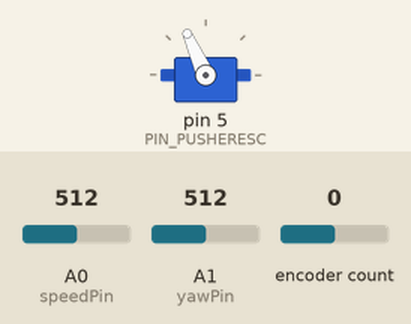
This sketch was run on a simulated Arduino Uno, built with avr-gcc and run on an emulated ATmega328P. Shown: servo. The test bench sets the inputs (shaded band); at power-on: A1 (yawPin) = 512, A0 (speedPin) = 512, encoder count 0. What the sketch prints to the serial monitor is not drawn.

Above: at 1.3 s.
1.4 s: A1 (yawPin) set to 351
At 1.7 s:
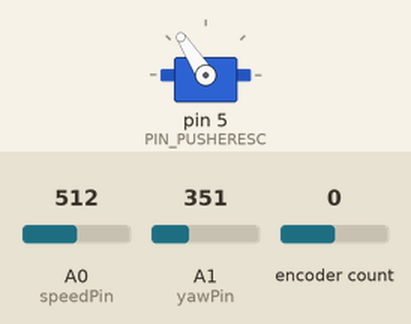
2.9 s: A0 (speedPin) set to 900
At 4.0 s:
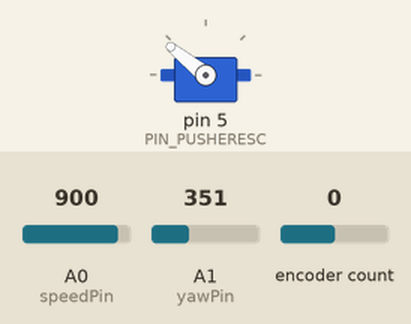
4.4 s: A0 (speedPin) set to 20
At 5.3 s:
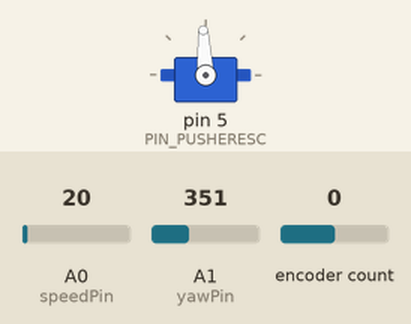
5.9 s: A0 (speedPin) set to 511
At 6.3 s:
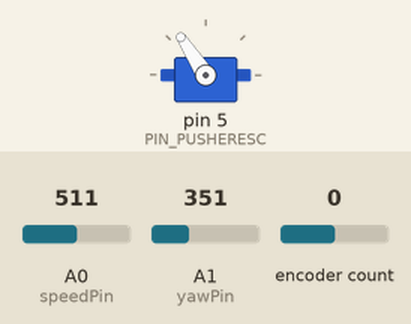
7.4 s: A0 (speedPin) set to 0
At 8.7 s:
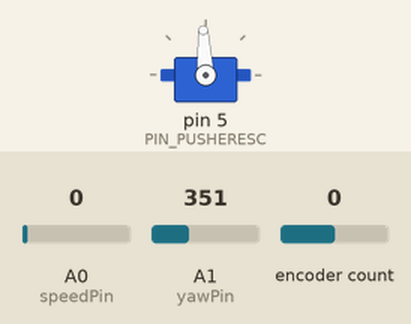
Timing chart, 0 to 9.9 s (numbered marks = the images above; inputs shaded):
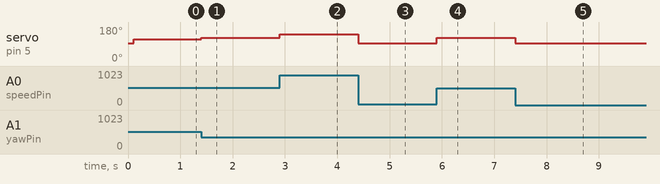

Measured:
- after the input at 1.4 s, servo on pin 5 (PIN_PUSHERESC): 114° → 123° at once
- after the input at 2.9 s, servo on pin 5 (PIN_PUSHERESC): 123° → 141° at once
- after the input at 4.4 s, servo on pin 5 (PIN_PUSHERESC): 141° → 93° at once
- after the input at 5.9 s, servo on pin 5 (PIN_PUSHERESC): 93° → 123° at once
- after the input at 7.4 s, servo on pin 5 (PIN_PUSHERESC): 123° → 93° at once

The sketch:

potent_control_simple.ino
```cpp
//Libraries
#include <Servo.h>
#include <Encoder.h>

/*
 * Fixing up Saad's code. There are many things I would like to change, as I like my previous code more, but that will just be a lot of work.
    I need it to get it functional.
 * will figure out how to make it tidy by using my own header files and function.
 *
 * Core things to have is a reliable communication system, will need to remove all the redundant signals.
 *
 * Just finished writing the encoder code that would allow us to measure position and speed. (relative to the starting position of course)
 * We need to mechanically home it before starting. Add that at setup.
 *
 * Also change the comm signals by adding a 20 character requirement for the buffer before reading it. Removed the flush.
 * Remember to add timer to the controller side. lets have it send signals every 50ms.
 *
 *
 */

#define debug 0


int min_angle = 0;
int max_angle = 180;
int mid_angle = 90;
int min_range = 0;
int max_range = 9;
int mid_range = 4;
float maxAttacAngle=40;

int speedVal = 0;
int yawVal = -1;

//Communication


int power = 0;          //Stores power value from controller

//Motor

float motor_Pwm = 0;


//Turn Differential
int turnVal = 5;        //Stores commmand value for control left and right. values 1-4 are left, 5 is straight, 6-9 are right


//Motor control through ESC Driver
#define PIN_PUSHERESC       5     // PIN to control ESC, normally the white wire from ESC
Servo   pusherESC;
/*///////////////////////////////////////////////////////////////////////////////////////////////////////
 * The following are the setting for the ESC used, for other ESC, just chnage setting according to
 * ESC Spec
 *///////////////////////////////////////////////////////////////////////////////////////////////////////
#define THROTTLE_MIN        1500
#define THROTTLE_MAX        2000
#define THROTTLE_BAKE       1000
// End of ESC setting ///////////////////////////////////////////////////////////////////////////////////


//Relative Encoder Main Motor

#define ENCA 3 // YELLOW
#define ENCB 4 // WHITE
volatile long int pos_Main = 0;
const long int ticRatioMainMotor=6255; //Number of tic per revolution of the main motor.
                                       //Implemnted to use the relative encoder as an absolute encoder temporarily.


//////////////////////////////////////////// Yaw turn variables /////////////////////////////////////////////////////////

const int encoder_resolution = 4;
const int gearbox = 12;
const int cpt = 500;

Encoder fish_enc(ENCA, ENCB);

long count_per_revolution; // this variable keeps tarck of how much is one revolution

//For the yaw turning
float q1 = 90; //0.25 of count
float q2 = 145; //0.4
float q3 = 270;//0.75
float q4 = 325; // 0.9
float enc_pos = 0;
int userCommand = 0;

/////////////////////////////////////////// End of Yaw Turn variables //////////////////////////////////////////////////

#define speedPin A0
#define yawPin A1

void getData()     // data update from controller
{

    speedVal = analogRead(speedPin);
    yawVal = analogRead(yawPin);
    speedVal = map(speedVal, 0, 1023,0,9);
    yawVal = map(yawVal, 0, 1023,-4,4);

    Serial.println((String)"Speed: " + speedVal + " Yaw: " + yawVal);
}

//////////////////////////////////////////////////////////// Yaw turn functions ///////////////////////////////////////////////////

float encoderPosition()
{
  // takes the current count and updates it to an angle from 0 degrees - 360 degress
  long new_fin = fish_enc.read();
  long x = abs(new_fin%count_per_revolution);

  if (x == 0)
  {
    return new_fin*1.0/count_per_revolution*360;
  }
  return x*1.0/count_per_revolution*360;

}

int yaw_turn(int pwm, float diff, int turn){


  //Accepts a pwm signal and outputs a pwm signal from 0-255
//  Serial.print(" This is the encoder position ");
//  Serial.println(enc_pos);

  if(turn == 0){

//     Serial.print("Normal PWM: ");
//    Serial.println(pwm);
//    Serial.flush();

    return (pwm);
  }

  if( (enc_pos > 89.0) && (enc_pos < 271.0)){
    float x = (1 + turn*diff)*pwm;
    if (x > 255) x = 255;
    if (x < 30 and speedVal != 0) x = 30;
    if (speedVal == 0) x = 0;


//    Serial.print(" First half PWM: ");
//    Serial.println(x);


    return round(x);
  }
  if ( ( enc_pos > 270.0 && enc_pos < 361.0) || (enc_pos >= 0.0 && enc_pos < 90.0)){
    float x = (1 - turn*diff)*pwm;
    if (x > 255) x = 255;
    if (x < 30 and speedVal != 0) x = 30;
    if (speedVal == 0) x = 0;


//    Serial.print("Second Half PWM: ");
//    Serial.println(x);
//

    return round(x);
  }

}

//////////////////////////////////////////////////////////End of Yaw turn functions ///////////////////////////////////////////////


void setup() {


  //Initialize //Serial
  Serial.begin(115200,SERIAL_8O1);
  //while (!(Serial.available() || Serial1.available()));
    //Ensure fish does not start until there is a signal from comp or controller


  Serial.println("Encoder Pins Initialized!");
  Serial.println("Setup is complete! Click to begin the program....");


  Serial.println("Arming........");   // just some display message
    pusherESC.attach(PIN_PUSHERESC);
    pusherESC.writeMicroseconds(THROTTLE_MIN);


  Serial.println("Arming........After delay");

  //Setup complete prompt
  Serial.println("Setup is complete!");


  //////////////////// Yaw turn set up////////////////////////////////

  count_per_revolution = cpt*gearbox*encoder_resolution;

  delay(100);
  pusherESC.writeMicroseconds(1500);

  ///////////////////Yaw turn set up END /////////////////////////////

}


void loop() {

  getData();
  enc_pos = encoderPosition();

  Serial.println(enc_pos);


  turnVal = yawVal;

      //Send PWM signal to motor
      motor_Pwm = (speedVal*255)/9;


  //////////////////////////////////////// Yaw turn action//////////////////////////////////
  float  turn_differential = 0.2;
  int throttle = yaw_turn( motor_Pwm, turn_differential, turnVal);
  throttle = map(throttle, 0, 255, THROTTLE_MIN, THROTTLE_MAX);
  pusherESC.writeMicroseconds(throttle);
  ////////////////////////////////////////  Yaw turn action END///////////////////////////////////


  //Serial.println((String)"power: " + power + "turning: " + turnVal);

  Serial.flush();
}
```
